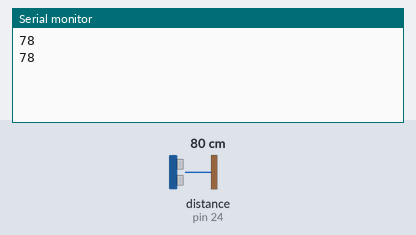
Bench run of a sketch on a simulated Arduino Mega 2560, built with avr-gcc and run on an emulated ATmega2560. On the bench: the last lines printed to the serial monitor. Wiring (inferred from the names in the program): ultrasonic range finder: trigger pin 25; echo pin 24. The test bench sets the inputs (shaded band); at power-on: distance to the obstacle (sensor on pin 24) 80 cm. The echo pulse lasts 58.3 µs per cm.

Above: at 1.8 s.
1.9 s: distance to the obstacle (sensor on pin 24) set to 2 cm
At 2.4 s:
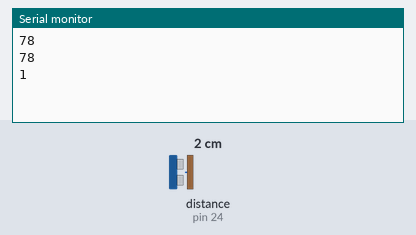
3.4 s: distance to the obstacle (sensor on pin 24) set to 4 cm
At 4.8 s:
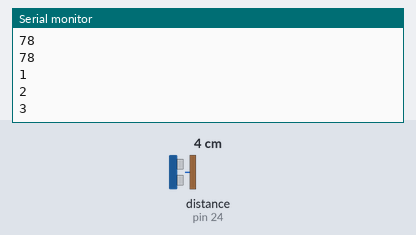
Timing chart, 0 to 6.4 s (numbered marks = the images above; inputs shaded):
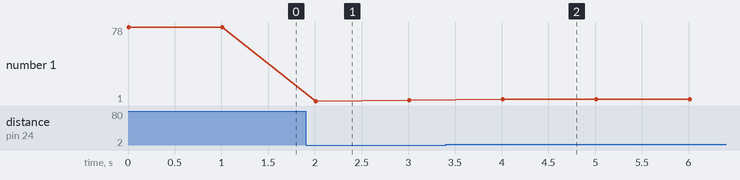

The sketch:

HC-SR04_SensorUltrasonico.ino
```cpp
/*
 * Codigo creado por Alberto Eugenio
 * Codigo base para sensor ultrasonico de distancia
 */

// Ultrasonico delantero
#define echoPinDelantero 24
#define trigPinDelantero 25

// Ultrasonioc derecha
//#define echoPinDerecha 24
//#define trigPinDerecha 25

void setup() {

  Serial.begin(9600);
  pinMode(trigPinDelantero, OUTPUT);
  pinMode(echoPinDelantero, INPUT);
 // pinMode(trigPinDerecha, OUTPUT);
 // pinMode(echoPinDerecha, INPUT);

}

void loop() {

 //   digitalWrite(trigPinDerecha, LOW);
  //  delayMicroseconds(2);
  //  digitalWrite(trigPinDerecha, HIGH);
   // delayMicroseconds(10);
   // digitalWrite(trigPinDerecha, LOW);
   // int duration = 0;
   // duration = pulseIn(echoPinDerecha, HIGH);
   // int distanceDerecha = 0;
   // distanceDerecha = duration * 0.034 / 2;
   // Serial.println(distanceDerecha);

    digitalWrite(trigPinDelantero, LOW);
    delayMicroseconds(2);
    digitalWrite(trigPinDelantero, HIGH);
    delayMicroseconds(10);
    digitalWrite(trigPinDelantero, LOW);
    int duration2 = 0;
    duration2 = pulseIn(echoPinDelantero, HIGH);
    int distanceDelantero = 0;
    distanceDelantero = duration2 * 0.034 / 2;
    Serial.println(distanceDelantero);
    delay(1000);
}
```

Measured:
- after the input at 1.9 s, the serial monitor: prints a new line after 0.11 s (image 1)
- after the input at 3.4 s, the serial monitor: prints a new line after 0.61 s (image 2)
- plotted number 1: 78 → 2 after the input at 1.9 s, 2 → 3 after the input at 3.4 s
